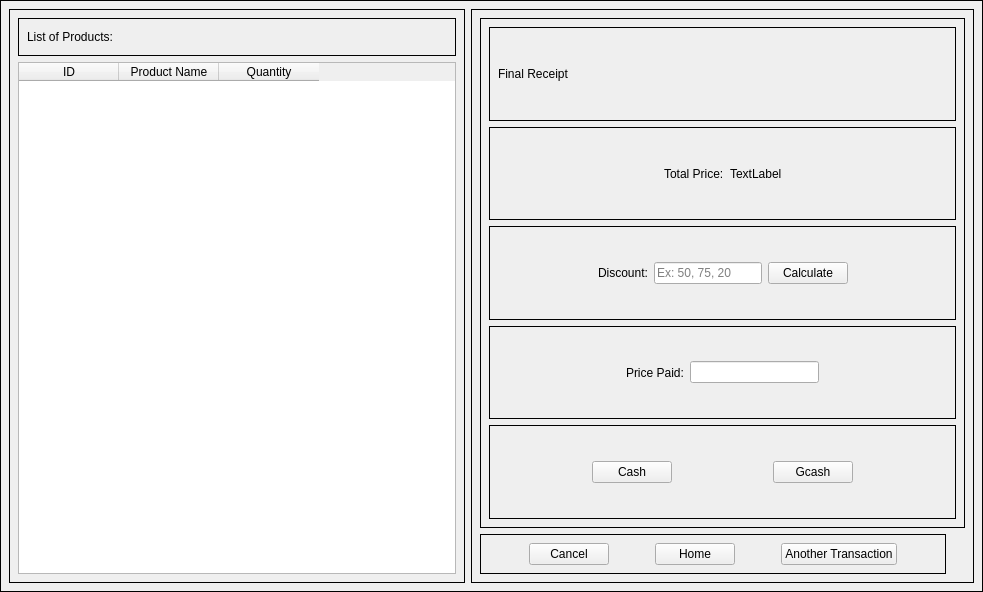
<?xml version="1.0" encoding="UTF-8"?>
<ui version="4.0">
 <class>MainWindow</class>
 <widget class="QMainWindow" name="MainWindow">
  <property name="geometry">
   <rect>
    <x>0</x>
    <y>0</y>
    <width>983</width>
    <height>592</height>
   </rect>
  </property>
  <property name="windowTitle">
   <string>MainWindow</string>
  </property>
  <widget class="QWidget" name="centralwidget">
   <property name="styleSheet">
    <string notr="true">.QWidget
{border:1px solid black;}</string>
   </property>
   <layout class="QHBoxLayout" name="horizontalLayout_8">
    <item>
     <widget class="QWidget" name="widget" native="true">
      <layout class="QVBoxLayout" name="verticalLayout">
       <item>
        <widget class="QWidget" name="widget_10" native="true">
         <layout class="QHBoxLayout" name="horizontalLayout">
          <item>
           <widget class="QLabel" name="label_7">
            <property name="text">
             <string>List of Products:</string>
            </property>
           </widget>
          </item>
          <item>
           <spacer name="horizontalSpacer_15">
            <property name="orientation">
             <enum>Qt::Horizontal</enum>
            </property>
            <property name="sizeHint" stdset="0">
             <size>
              <width>321</width>
              <height>20</height>
             </size>
            </property>
           </spacer>
          </item>
         </layout>
        </widget>
       </item>
       <item>
        <widget class="QTableWidget" name="Product_Table">
         <attribute name="verticalHeaderVisible">
          <bool>false</bool>
         </attribute>
         <column>
          <property name="text">
           <string>ID</string>
          </property>
         </column>
         <column>
          <property name="text">
           <string>Product Name</string>
          </property>
         </column>
         <column>
          <property name="text">
           <string>Quantity</string>
          </property>
         </column>
        </widget>
       </item>
      </layout>
     </widget>
    </item>
    <item>
     <widget class="QWidget" name="widget_2" native="true">
      <layout class="QVBoxLayout" name="verticalLayout_3">
       <item>
        <widget class="QWidget" name="widget_4" native="true">
         <layout class="QVBoxLayout" name="verticalLayout_2">
          <item>
           <widget class="QWidget" name="widget_6" native="true">
            <layout class="QHBoxLayout" name="horizontalLayout_3">
             <item>
              <widget class="QLabel" name="label">
               <property name="text">
                <string>Final Receipt</string>
               </property>
              </widget>
             </item>
             <item>
              <spacer name="horizontalSpacer_5">
               <property name="orientation">
                <enum>Qt::Horizontal</enum>
               </property>
               <property name="sizeHint" stdset="0">
                <size>
                 <width>378</width>
                 <height>20</height>
                </size>
               </property>
              </spacer>
             </item>
            </layout>
           </widget>
          </item>
          <item>
           <widget class="QWidget" name="widget_7" native="true">
            <layout class="QHBoxLayout" name="horizontalLayout_4">
             <item>
              <spacer name="horizontalSpacer_9">
               <property name="orientation">
                <enum>Qt::Horizontal</enum>
               </property>
               <property name="sizeHint" stdset="0">
                <size>
                 <width>162</width>
                 <height>20</height>
                </size>
               </property>
              </spacer>
             </item>
             <item>
              <widget class="QLabel" name="label_2">
               <property name="text">
                <string>Total Price:</string>
               </property>
              </widget>
             </item>
             <item>
              <widget class="QLabel" name="TPrice_L">
               <property name="text">
                <string>TextLabel</string>
               </property>
              </widget>
             </item>
             <item>
              <spacer name="horizontalSpacer_10">
               <property name="orientation">
                <enum>Qt::Horizontal</enum>
               </property>
               <property name="sizeHint" stdset="0">
                <size>
                 <width>162</width>
                 <height>20</height>
                </size>
               </property>
              </spacer>
             </item>
            </layout>
           </widget>
          </item>
          <item>
           <widget class="QWidget" name="widget_8" native="true">
            <layout class="QHBoxLayout" name="horizontalLayout_5">
             <item>
              <spacer name="horizontalSpacer_11">
               <property name="orientation">
                <enum>Qt::Horizontal</enum>
               </property>
               <property name="sizeHint" stdset="0">
                <size>
                 <width>84</width>
                 <height>20</height>
                </size>
               </property>
              </spacer>
             </item>
             <item>
              <widget class="QLabel" name="label_4">
               <property name="text">
                <string>Discount:</string>
               </property>
              </widget>
             </item>
             <item>
              <widget class="QLineEdit" name="Discount_LE">
               <property name="text">
                <string/>
               </property>
               <property name="placeholderText">
                <string>Ex: 50, 75, 20</string>
               </property>
              </widget>
             </item>
             <item>
              <widget class="QPushButton" name="CDiscount_btn">
               <property name="text">
                <string>Calculate</string>
               </property>
              </widget>
             </item>
             <item>
              <spacer name="horizontalSpacer_12">
               <property name="orientation">
                <enum>Qt::Horizontal</enum>
               </property>
               <property name="sizeHint" stdset="0">
                <size>
                 <width>83</width>
                 <height>20</height>
                </size>
               </property>
              </spacer>
             </item>
            </layout>
           </widget>
          </item>
          <item>
           <widget class="QWidget" name="widget_9" native="true">
            <layout class="QHBoxLayout" name="horizontalLayout_6">
             <item>
              <spacer name="horizontalSpacer_13">
               <property name="orientation">
                <enum>Qt::Horizontal</enum>
               </property>
               <property name="sizeHint" stdset="0">
                <size>
                 <width>122</width>
                 <height>20</height>
                </size>
               </property>
              </spacer>
             </item>
             <item>
              <widget class="QLabel" name="label_6">
               <property name="text">
                <string>Price Paid:</string>
               </property>
              </widget>
             </item>
             <item>
              <widget class="QLineEdit" name="lineEdit"/>
             </item>
             <item>
              <spacer name="horizontalSpacer_14">
               <property name="orientation">
                <enum>Qt::Horizontal</enum>
               </property>
               <property name="sizeHint" stdset="0">
                <size>
                 <width>122</width>
                 <height>20</height>
                </size>
               </property>
              </spacer>
             </item>
            </layout>
           </widget>
          </item>
          <item>
           <widget class="QWidget" name="widget_5" native="true">
            <layout class="QHBoxLayout" name="horizontalLayout_7">
             <item>
              <spacer name="horizontalSpacer_6">
               <property name="orientation">
                <enum>Qt::Horizontal</enum>
               </property>
               <property name="sizeHint" stdset="0">
                <size>
                 <width>90</width>
                 <height>20</height>
                </size>
               </property>
              </spacer>
             </item>
             <item>
              <widget class="QPushButton" name="Cash_btn">
               <property name="text">
                <string>Cash</string>
               </property>
              </widget>
             </item>
             <item>
              <spacer name="horizontalSpacer_8">
               <property name="orientation">
                <enum>Qt::Horizontal</enum>
               </property>
               <property name="sizeHint" stdset="0">
                <size>
                 <width>91</width>
                 <height>20</height>
                </size>
               </property>
              </spacer>
             </item>
             <item>
              <widget class="QPushButton" name="pushButton_3">
               <property name="text">
                <string>Gcash</string>
               </property>
              </widget>
             </item>
             <item>
              <spacer name="horizontalSpacer_7">
               <property name="orientation">
                <enum>Qt::Horizontal</enum>
               </property>
               <property name="sizeHint" stdset="0">
                <size>
                 <width>90</width>
                 <height>20</height>
                </size>
               </property>
              </spacer>
             </item>
            </layout>
           </widget>
          </item>
         </layout>
        </widget>
       </item>
       <item>
        <widget class="QWidget" name="widget_3" native="true">
         <property name="sizePolicy">
          <sizepolicy hsizetype="Fixed" vsizetype="Fixed">
           <horstretch>0</horstretch>
           <verstretch>0</verstretch>
          </sizepolicy>
         </property>
         <layout class="QHBoxLayout" name="horizontalLayout_2">
          <item>
           <spacer name="horizontalSpacer_2">
            <property name="orientation">
             <enum>Qt::Horizontal</enum>
            </property>
            <property name="sizeHint" stdset="0">
             <size>
              <width>40</width>
              <height>20</height>
             </size>
            </property>
           </spacer>
          </item>
          <item>
           <widget class="QPushButton" name="Cancel_btn">
            <property name="text">
             <string>Cancel</string>
            </property>
           </widget>
          </item>
          <item>
           <spacer name="horizontalSpacer">
            <property name="orientation">
             <enum>Qt::Horizontal</enum>
            </property>
            <property name="sizeHint" stdset="0">
             <size>
              <width>40</width>
              <height>20</height>
             </size>
            </property>
           </spacer>
          </item>
          <item>
           <widget class="QPushButton" name="Home_btn">
            <property name="text">
             <string>Home</string>
            </property>
           </widget>
          </item>
          <item>
           <spacer name="horizontalSpacer_4">
            <property name="orientation">
             <enum>Qt::Horizontal</enum>
            </property>
            <property name="sizeHint" stdset="0">
             <size>
              <width>40</width>
              <height>20</height>
             </size>
            </property>
           </spacer>
          </item>
          <item>
           <widget class="QPushButton" name="ATrans_btn">
            <property name="text">
             <string>Another Transaction</string>
            </property>
           </widget>
          </item>
          <item>
           <spacer name="horizontalSpacer_3">
            <property name="orientation">
             <enum>Qt::Horizontal</enum>
            </property>
            <property name="sizeHint" stdset="0">
             <size>
              <width>40</width>
              <height>20</height>
             </size>
            </property>
           </spacer>
          </item>
         </layout>
        </widget>
       </item>
      </layout>
     </widget>
    </item>
   </layout>
  </widget>
 </widget>
 <resources/>
 <connections/>
</ui>
